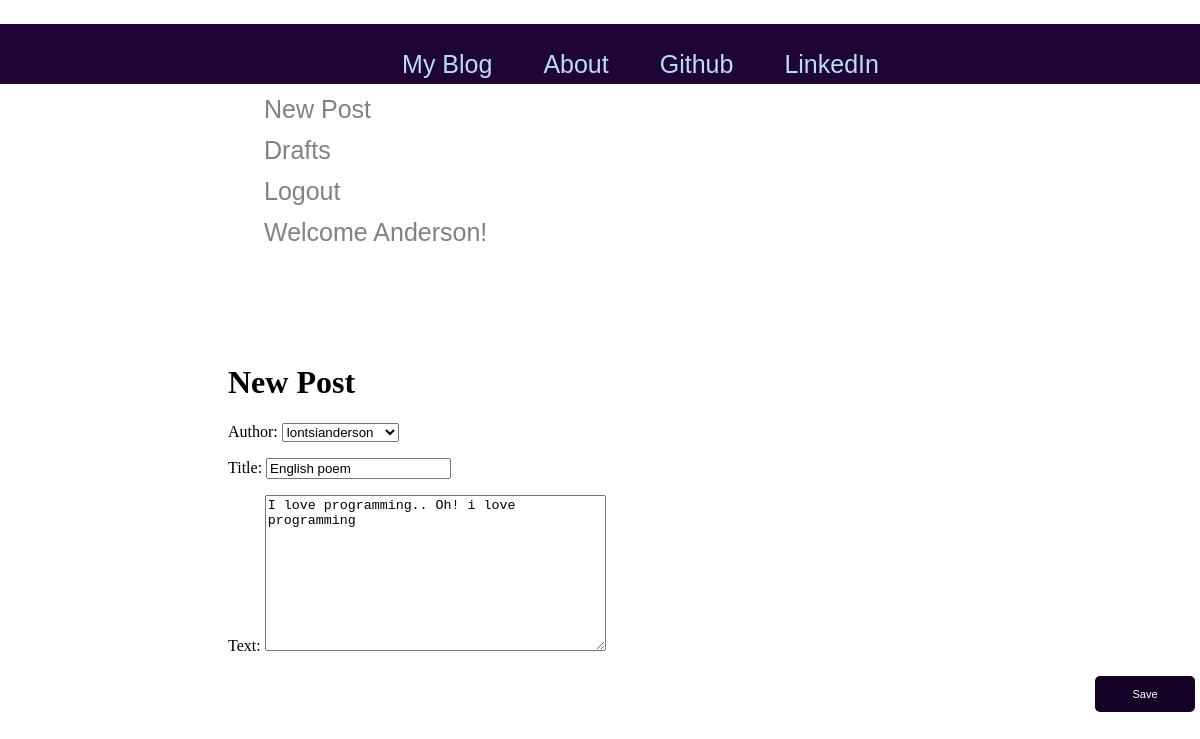
/post/1/edit/ (signed in), run on the app's committed database.
### blog/models.py (models this page shows, shortened)
class Post(models.Model):
    author = models.ForeignKey('auth.User',on_delete=models.CASCADE)
    title = models.CharField(max_length=200)
    text = models.TextField()
    created_date = models.DateTimeField(default=timezone.now) #setting the creation time of the post to the current time
    published_date = models.DateTimeField(blank=True , null=True) #can be blank and even null at creation and even later

### blog/views.py (the view)
# urls.py: path('post/<int:pk>/edit/',blogViews.PostUpdateView.as_view(),name='post_edit'),
class PostUpdateView(LoginRequiredMixin,UpdateView):
    login_url = '/login/'
    redirect_field_name = 'blog/post_detail.html'
    form_class = PostForm
    model = Post

### blog/forms.py
class PostForm(forms.ModelForm):
    class Meta():
        model = Post
        fields = ('author','title','text')
    widgets = {
        'title': forms.TextInput(attrs={'class':'textinputclass'}),
        'text': forms.Textarea(attrs={'class':'editable medium-editor-textarea postcontent'})
    }

### blog/Templates/blog/post_form.html (shortened to what this page needs)
{% extends 'blog/base.html' %}
{% block content %}
    <h1> New Post </h1>
    <form method="POST" class="post-form" >
        {{form.as_p}}
    <button type="submit" class='btn-submit'>Save</button>
    </form>
{% endblock %}

### blog/Templates/blog/base.html (shortened to what this page needs)
{% load static%}
<!DOCTYPE html>
<html>
<head>
</head>
<body>
    <nav class="techfont custom-navbar">
        <div class="container">
            <ul class="navbar">
                <li><a class="navbar-bigbrand" href="{% url 'post_list' %}">My Blog</a></li>
                <li><a href="{% url 'about' %}">About</a></li>
                <li><a href="/">Github</a></li>
                <li><a href="/">LinkedIn</a></li>
            </ul>
            <ul class='navbar-right'>
                {% if user.is_authenticated %}
                    <li>
                        <a href="{% url 'post_new' %}">New Post</a>
                    </li>
                    <li>
                        <a href="{% url 'post_draft_list' %}">Drafts</a>
                    </li>
                    <li>
                        <a href="{% url 'logout' %}">Logout</a>
                    </li>
                    <li>
                        <a>Welcome {{user.username}}!</a>
                    </li>
                {% else %}
                    <li>
                        <a class="navbar-bar" href="{% url 'login' %}">Login</a>
                    </li>
                {% endif %}
        </div>
    </nav>
    <div class="blog_posts">
        {% block content %}
        {% endblock %}
    </div>
</body>
</html>

### blog/Templates/blog/base.html (style rules this page uses)
.navbar { height:40px; width:100%; position: fixed; z-index:1; top:0; left:0; background-color:#1F0438; overflow-x: :hidden; padding-top:20px; display: flex; justify-content: center; align-items: center; list-style: none; }
.navbar a { padding: 6px 15px 6px 16px; text-decoration: none; font-size: 25px; color: #BDDDEC; display:block; margin: 0 10px; }
.navbar-right { margin-left:120px; padding: 65px 100px; list-style: none; }
.navbar-right a { padding: 6px 0px 6px 16px; text-decoration: none; font-size: 25px; color: #818181; display:block; margin: 0 10px; }
.navbar-right li { margin: 0 10px; }
.techfont { font-family: 'Franklin Gothic Medium', 'Arial Narrow', Arial, sans-serif; font-size: 1.5em; margin-bottom: 10px; }
.blog_posts { margin-left:120px; padding: 1px 100px; }
button { display: inline-block; background-color: #140225; padding: 12px; width: 100px; color: #ffffff; text-align: center; border: 4px #cccccc; border-radius: 5px; font-size: 11px; cursor: pointer; margin: 5px; -webkit-transition: all 0.5s; -mos- transition: all 0.5s; -o- transition: all 0.5s; transition: all 0.5s; }
.navbar-bigbrand { font-size: 1.5em; }
.btn-submit { position: absolute; right: 0px; }

### data on the page
Post: author "lontsianderson", title "English poem", text "I love programming.. Oh! i love programming"

### other printed values
{{ user.username }} "Anderson"
